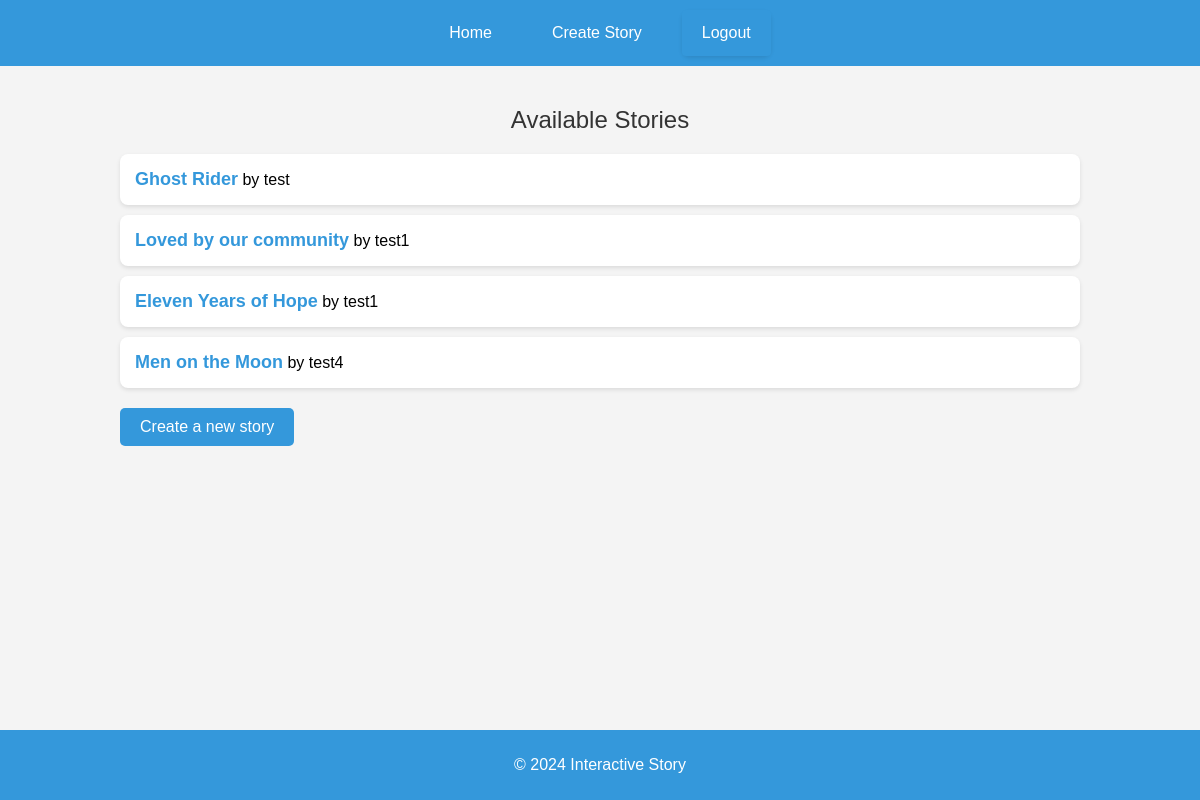
Screenshot of / (signed in) with the database file from the repository.
### stories/models.py (models this page shows, shortened)
class Story(models.Model):
    title = models.CharField(max_length=200)
    author = models.ForeignKey(User, on_delete=models.CASCADE)
    description = models.TextField()

### stories/views.py (the view)
# urls.py: path('', story_views.story_list, name='home'),
def story_list(request):
    stories = Story.objects.all()
    return render(request, 'stories/story_list.html', {'stories': stories})

### stories/templates/stories/story_list.html (shortened to what this page needs)
{% extends 'base.html' %}
{% block content %}
<h2>Available Stories</h2>
<ul class="story-list">
    {% for story in stories %}
        <li>
            <a href="{% url 'story_detail' story.pk %}">{{ story.title }}</a> by {{ story.author }}
        </li>
    {% empty %}
        <li>No stories available yet.</li>
    {% endfor %}
</ul>
{% if user.is_authenticated %}
    <p><a href="{% url 'create_story' %}" class='btn'>Create a new story</a></p>
{% endif %}
{% endblock %}

### interactivestoryapp/static/css/style.css (style rules this page uses)
body { font-family: Arial, sans-serif; background-color: #f4f4f4; margin: 0; padding: 0; }
h1, h2, h3 { color: #333; text-align: center; font-weight: 300; }
a { color: #3498db; text-decoration: none; }
.story-list { list-style: none; padding: 0; margin: 20px 0; }
.story-list li { background: white; padding: 15px; margin: 10px 0; border-radius: 8px; box-shadow: 0 2px 4px rgba(0, 0, 0, 0.1); }
.story-list li a { font-size: 18px; font-weight: bold; color: #3498db; }
.btn { display: inline-block; padding: 10px 20px; background-color: #3498db; color: white; text-align: center; border-radius: 5px; text-decoration: none; cursor: pointer; }

### rows the page displays
Story: title "Ghost Rider", author "test"
Story: title "Loved by our community", author "test1"
Story: title "Eleven Years of Hope", author "test1"
Story: title "Men on the Moon", author "test4"
